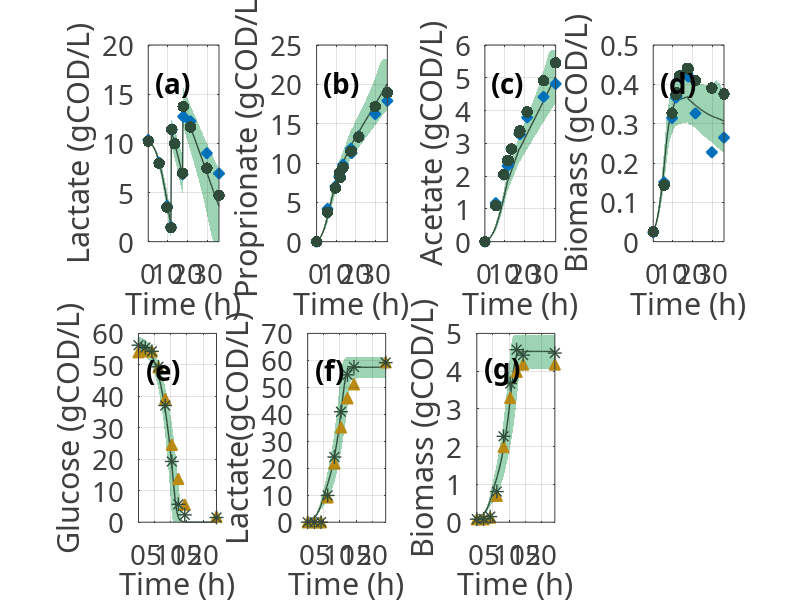

MATLAB code to generate this figure:
% Input:
%   FigLst - Cell of file paths to open, or list of figure handles.
%   SubLoc - Vector indicating subplots locations [cols rows ] (default is [ 0 2 ]).
%   DstOpt - Subplots distribution option (1 - rows, 2 - columns)
%   DoAxes - Enable/Disable the several axes of the figures to be included.
%   DoOrder - Order the handles before merging.


% figmerge( {'bacillus.fig'; 'veilonella.fig'}, [ 2 4 ] )
%function [] = f_plot_montecarloALL(Matrix1,Matrix2,tExp,yExp)


load('MonteCarloVeillionella')

t=linspace(0,tExp(end),50);
t = union(t,tExp);

matrix2_glu = Matrix2.glu;
matrix2_lac = Matrix2.lac;
matrix2_pro = Matrix2.pro;
matrix2_ace = Matrix2.ace;
matrix2_ye = Matrix2.ye;
matrix2_bm = Matrix2.bm_lac;
matrix2_tan = Matrix2.tan;


compounds = {'lac','pro','ace','bm','ye'}; % add yeat to the plots? 
%compounds = {'lac','pro','ace','bm','ye'};
y_axis = {'Lactate (gCOD/L)','Proprionate (gCOD/L)','Acetate (gCOD/L)','Biomass (gCOD/L)','Yeast extract (gCOD/L)'};
%graph_titles = {'Lactate','proprionate','Acetate','Biomass','Yeast extract','TAN'};

% propertie of graph 
set(gcf,'color','w', 'Position',  [300, 300, 1000, 700]); %background color
set(0,'DefaultLineLineWidth',1,'DefaultAxesFontSize',20,...
    'DefaultAxesXGrid','off','DefaultAxesYGrid','off',...
    'DefaultLineMarkerSize',13.5,...
    'DefaultAxesFontName','Calibri',...
    'DefaultAxesXcolor', 0.25*[1,1,1],'DefaultAxesYcolor', 0.25*[1,1,1]);

rgb = [186 138 18; 46 76 58; 132 132 132]/255;
rgb_area = [255 220 122; 157 212 179; 179 179 179]/255;

%% letters of subplots
nIDs = 5;
alphabet = ('a':'z').';
chars = num2cell(alphabet(1:nIDs));
chars = chars.';
charlbl = strcat('(',chars,')'); % {'(a)','(b)','(c)','(d)'}

%% plots 
j= 2;
for i=1:length(compounds)-1
    
    %subplot(3,2,i)
    subplot(2,4,i)
    
    eval(horzcat('matrix=matrix',num2str(j),'_',compounds{i},';'))
    
    UP = prctile(matrix,97.5,2);
    DOWN =prctile(matrix,2.5,2);
    y = mean(matrix,2);
    
    p = plot(t,y,t,UP,t,DOWN,'g');
    YLIM = get(gca,'YLim');
    delete(p);
    %YLIM(1) = 0;
    a1 = area(t,UP,min(YLIM));
    hold on;
    set(a1,'LineStyle','none');     set(a1,'FaceColor',rgb_area(j,:));
    a2 = area(t,DOWN,min(YLIM));
    set(a2,'LineStyle','none');     set(a2,'FaceColor',[1 1 1]);
    
    hold on
    plot(t,y,'color',rgb(j,:))
    
    if i<5
        plot(tExp,yExp(:,i),'d','color',[0 0.4470 0.7410],'MarkerFaceColor',[0 0.4470 0.7410],'MarkerSize',8) %rgb(1,:)
        hold on 
        plot(tExp,yExp(:,4+i),'.','color',rgb(2,:),'MarkerSize',25)
        %legend('Monte Carlo interval','','Simulation','dataset 2.1','dataset 2.2')
    end
    
    ylabel(y_axis(i))
    xlabel('Time (h)')
    xlim([t(1) t(end)])
    %title(graph_titles{i})
    set(gcf,'color','w'); %background color
    set(gca,'Layer','top','XGrid','on','YGrid','on');
   
    % text on graph
    x1 = xlim;
    y1 = ylim;
    xt = x1(2)*0.1;
    yt = y1(2)*0.8;
    str = charlbl{i};
    text(xt,yt,str,'FontSize',20, 'FontWeight', 'bold','FontName','Calibri')
end

    
%%
load('MonteCarloBacillus')
t=linspace(0,tExp(end),50);
t = union(t,tExp);

matrix2_glu = Matrix2.glu;
matrix2_lac = Matrix2.lac;
matrix2_ye = Matrix2.ye;
matrix2_bm = Matrix2.bm_su;
matrix2_tan = Matrix2.tan;


compounds = {'glu','lac','bm','ye'}; %,'tan'};
y_axis = {'Glucose (gCOD/L)','Lactate(gCOD/L)','Biomass (gCOD/L)','Yeast extract (gCOD/L)','mol N/L'};
% graph_titles = {'Glucose','Lactate','Biomass','Yeast extract','TAN'};
% graph characteristics 
%mkSize = 8;
set(gcf,'color','w', 'Position',  [300, 200, 800, 700]); %background color
%set(gca,'fontsize',14)
set(0,'DefaultLineLineWidth',1,'DefaultAxesFontSize',20,...
    'DefaultAxesXGrid','off','DefaultAxesYGrid','off',...
    'DefaultLineMarkerSize',13.5,...
    'DefaultAxesFontName', 'Calibri', ...  %'Century Schoolbook',...
    'DefaultAxesXcolor', 0.25*[1,1,1],'DefaultAxesYcolor', 0.25*[1,1,1]);

rgb = [186 138 18; 46 76 58; 132 132 132]/255;
rgb_area = [255 220 122; 157 212 179; 179 179 179]/255;

%% letters of subplots
nIDs = 4;
alphabet = ('a':'z').';
chars = num2cell(alphabet(nIDs+1:nIDs+3));
chars = chars.';
charlbl = strcat('(',chars,')'); % {'(a)','(b)','(c)','(d)'}

%% plots 
j =2;
    for i=1+4:length(compounds)-1+4
        
        subplot(2,4,i)
        
        
        eval(horzcat('matrix=matrix',num2str(j),'_',compounds{i-4},';'))
        
        UP = prctile(matrix,97.5,2);
        DOWN =prctile(matrix,2.5,2);
        y = mean(matrix,2);
        
        p = plot(t,y,t,UP,t,DOWN,'g');
        YLIM = get(gca,'YLim');
        delete(p);
        %YLIM(1) = 0;
        a1 = area(t,UP,min(YLIM));
        hold on;
        set(a1,'LineStyle','none');     set(a1,'FaceColor',rgb_area(j,:));
        a2 = area(t,DOWN,min(YLIM));
        set(a2,'LineStyle','none');     set(a2,'FaceColor',[1 1 1]);
        
        hold on
        plot(t,y,'color',rgb(j,:))
        
        %plot data
        if i-4<4
        plot(tExp,yExp(:,i-4),'^','color',rgb(1,:),'MarkerSize',8,'MarkerFaceColor',rgb(1,:),'DisplayName','dataset 1.1')
        hold on 
        plot(tExp,yExp(:,3+i-4),'*','color',rgb(2,:),'MarkerSize',10,'DisplayName','dataset 1.2')
        %legend('Monte Carlo confidance interval','','Simulation','Dataset 1.1','Dataset 1.2')
        %legend('','','','Dataset 1.1','Dataset 1.2')
        end
        
        ylabel(y_axis(i-4))
        xlabel('Time (h)')
        xlim([t(1) t(end)])
        %title(graph_titles{i})
        set(gcf,'color','w'); %background color
        
        set(gca,'Layer','top','XGrid','on','YGrid','on');
        % text on graph
        x1 = xlim;
        y1 = ylim;
        xt = x1(2)*0.1;
        yt = y1(2)*0.8;
        str = charlbl{i-4};
        text(xt,yt,str,'FontSize',20, 'FontWeight', 'bold','FontName','Calibri')
    end
    %end


